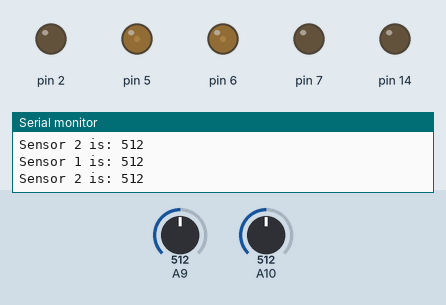
Simulated run of this sketch. Board: Arduino Mega 2560, built with avr-gcc and run on an emulated ATmega2560. On the bench: output pins drawn as LEDs (lit = HIGH), the last lines printed to the serial monitor. Inputs (shaded band) come from the test bench; at power-on: A9 = 512, A10 = 512. Random numbers use the default seed unless the sketch sets one.

Above: at 1.2 s.
1.3 s: A9 set to 943
2.8 s: A9 set to 965
At 4.13 s:
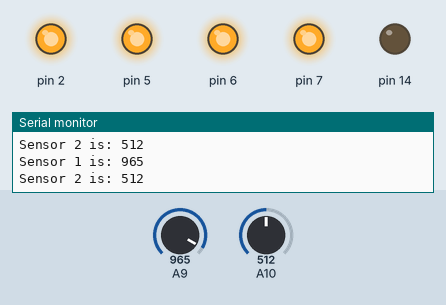
Timing chart, 0 to 14.8 s (numbered marks = the images above; inputs shaded):
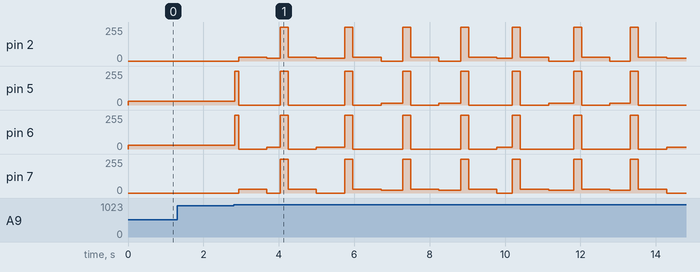

The sketch:

Challenge3-Individual.ino
```cpp
int g1;
int g2;
const int GROUND_BLACK_L = 952; //assigns the value of the light sensitivy where sensor 1 picks up white
const int GROUND_BLACK_R = 954; //assigns the value of the light sensitivity where sensor 2 picks up white

//assigns PWM values to the left and right motor depending on the wanted condition:
const  int SPEED_FWD_L = 28; //left motor forward
const  int SPEED_FWD_R = 28; //right motor forward
const int  SPEED_TURN_FAST = 21; //used for the direction we want to turn in
const int  SPEED_TURN_SLOW = 15; //used to counter that direction and stabilise the turn
const int  SPEED_REVERSE = 17;

void setup(){
  DDRJ |= 0b00000110; // initialises the J port

  Serial.begin(9600);
  //randomSeed(analogRead(A15));
}

void readGround1(){
  g1 = analogRead(A9);
}

void readGround2(){
    g2 = analogRead(A10);
}
void Forward(){
 digitalWrite(7, LOW);
 digitalWrite(2, LOW);
analogWrite(6,SPEED_FWD_L);
analogWrite(5,SPEED_FWD_R);
}
void reverseMove(){
 digitalWrite(5, LOW);
 digitalWrite(6, LOW);
analogWrite(7,SPEED_FWD_L);
analogWrite(2,SPEED_FWD_R);
}
void rightTurn(){
  digitalWrite(7,LOW);
  digitalWrite(5, LOW);
  analogWrite(6, SPEED_TURN_SLOW);
  analogWrite(2,SPEED_TURN_FAST);

}

void leftTurn(){
  digitalWrite(6, LOW);
  digitalWrite(2, LOW);
  analogWrite(7,SPEED_TURN_FAST);
  analogWrite(5,SPEED_TURN_SLOW);


}
void brake(){
  digitalWrite(7, HIGH);
  digitalWrite(2, HIGH);
  digitalWrite(6, HIGH);
  digitalWrite(5, HIGH);

}

void randomTurnAfterEdge() {
int turnChoice = random(0,2);
int turnTime = random(300,900);
brake();
delay(100);
reverseMove();
delay(750);
if (turnChoice == 0){
  leftTurn();
  delay(turnTime);
} else{
  rightTurn();
  delay(turnTime);

}
brake();
delay(100);
}


void challenge3() {
  PORTJ &= 0b11111001;
  delay(10);
  readGround1();
  readGround2();
  Serial.print("Sensor 1 is: ");
  Serial.println(g1);
  Serial.print("Sensor 2 is: ");
  Serial.println(g2);
  if (g1> GROUND_BLACK_L || g2> GROUND_BLACK_R){

    randomTurnAfterEdge();

  }

  else {
    Forward();
    delay(90);
  }
  }
  void loop() {
    challenge3();
  }
```

Measured:
- the behaviour switches between 952 and 953 on A9 (found by bisection; images 0 and 1)
- after the input at 2.8 s, pin 2: 0/255 → 28/255 after 0.13 s, → 21/255 0.75 s later, → 255/255 0.35 s later, → 28/255 0.21 s later, … (23 changes in this stretch); pin 5: 28/255 → 255/255 at once, → 0/255 0.10 s later, → 255/255 1.1 s later, → 0/255 0.21 s later, … (20 changes in this stretch)
